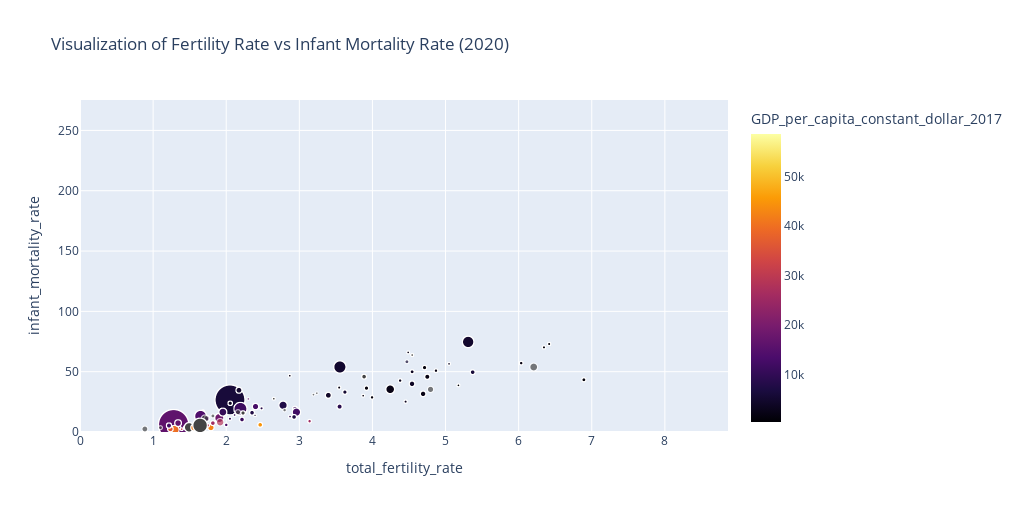

Notebook cell for this chart:
### Code cell
visualize_data_5(result_df, 2020)

### Figure 1 — Plotly figure (JSON) as saved in the notebook; plotly's stock layout.template omitted (floating-point values rounded to 4 significant figures; data arrays with more than 128 entries replaced by an {"elided": "..."} marker saying what was removed)
{"data": [{"customdata": {"elided": "2459x2 float values"}, "hovertemplate": "<b>%{hovertext}</b><br><br>total_fertility_rate=%{x}<br>infant_mortality_rate=%{y}<br>size=%{marker.size}<br>total_population=%{customdata[0]}<br>GDP_per_capita_constant_dollar_2017=%{marker.color}<extra></extra>", "hovertext": {"elided": "2459 str values"}, "legendgroup": "", "marker": {"color": {"elided": "2459 float values"}, "coloraxis": "coloraxis", "size": {"elided": "2459 float values"}, "sizemode": "area", "sizeref": 0.4665, "symbol": "circle"}, "mode": "markers", "name": "", "showlegend": false, "type": "scattergl", "x": {"elided": "2459 float values"}, "xaxis": "x", "y": {"elided": "2459 float values"}, "yaxis": "y"}], "layout": {"coloraxis": {"cmax": 58580.0, "cmin": 436.4, "colorbar": {"title": {"text": "GDP_per_capita_constant_dollar_2017"}}, "colorscale": [[0, "#000004"], [0.1111, "#1b0c41"], [0.2222, "#4a0c6b"], [0.3333, "#781c6d"], [0.4444, "#a52c60"], [0.5556, "#cf4446"], [0.6667, "#ed6925"], [0.7778, "#fb9b06"], [0.8889, "#f7d13d"], [1, "#fcffa4"]]}, "height": 512, "legend": {"itemsizing": "constant", "tracegroupgap": 0}, "title": {"text": "Visualization of Fertility Rate vs Infant Mortality Rate (2020)"}, "width": 1024, "xaxis": {"anchor": "y", "domain": [0, 1], "range": [0, 8.864], "title": {"text": "total_fertility_rate"}}, "yaxis": {"anchor": "x", "domain": [0, 1], "range": [0, 275.2], "title": {"text": "infant_mortality_rate"}}}}
